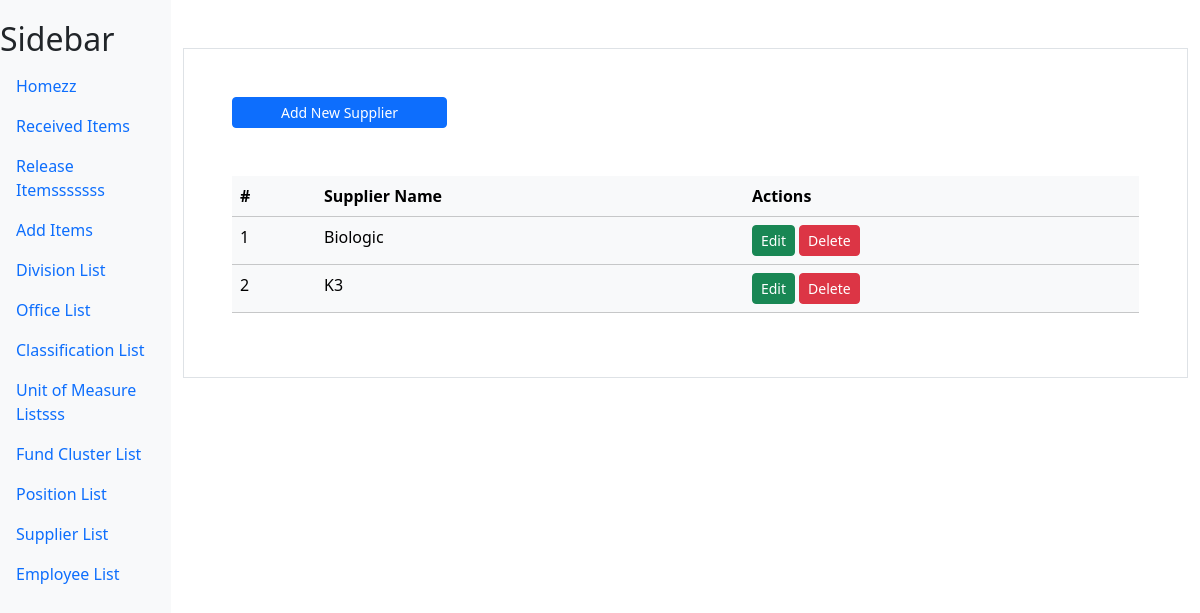
Before: /supplier/ with the older database file.
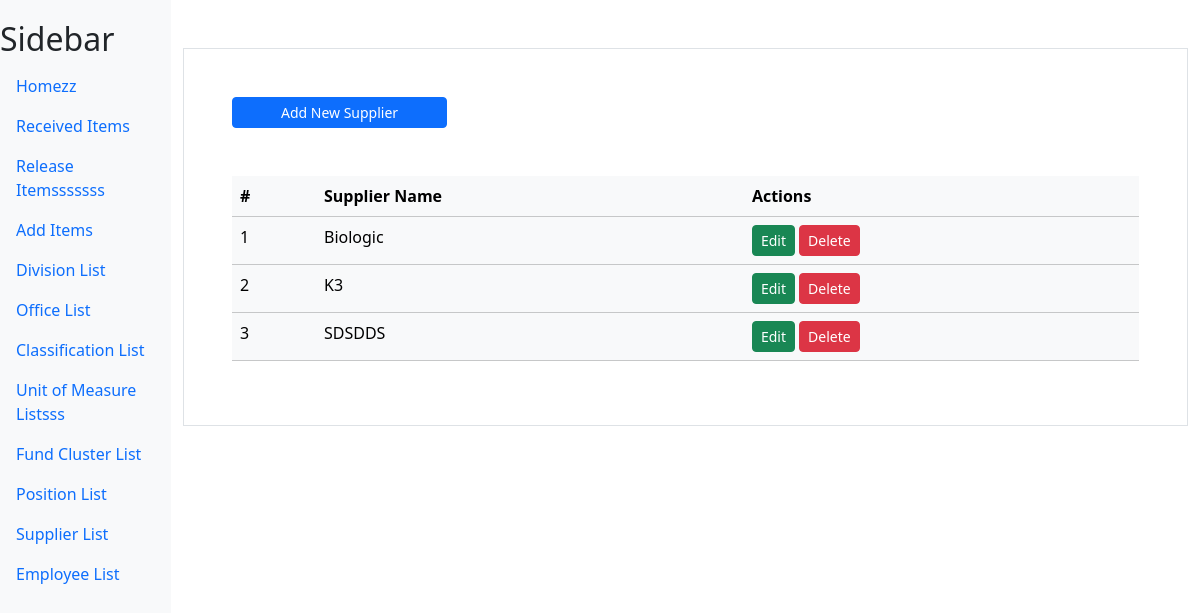
After: the same page with the newer database file.
### myapp/models.py (models this page shows, shortened)
class Supplier(models.Model):
    supplier_name = models.CharField(max_length=100)

### myapp/views.py (the view, shortened to what this page needs)
# urls.py: path('supplier/',views.supplier,name='supplier'),
def supplier(request):
    supplier = Supplier.objects.all()
    context = {"supplier_list":supplier}
    return render(request,'myapp/supplier.html',context)

### myapp/templates/myapp/supplier.html (shortened to what this page needs)
{% extends "myapp/base.html" %}
{% block content %}
<div class="container mt-5 p-5 border">
    <div class="">
        <a href="" class="btn btn-primary px-5 btn-sm" data-bs-toggle="modal" data-bs-target="#addModal">Add New Supplier</a>
    </div>
    <table class="table mt-5 table-light">
        <thead>
          <tr>
            <th scope="col">#</th>
            <th scope="col">Supplier Name</th>
            <th scope="col">Actions</th>
           </tr>
        </thead>
        <tbody>
          {%for supplier in supplier_list%}
          <tr>
            <td>{{forloop.counter}}</td>
            <td>{{supplier.supplier_name}}</td>
            <td>
                <a href="" class="btn btn-success btn-sm" data-bs-toggle="modal" data-bs-target="#updateModal_{{supplier.id}}">Edit</a>
                <a href="" class="btn btn-danger btn-sm" data-bs-toggle="modal" data-bs-target="#deleteModal_{{supplier.id}}">Delete</a>
            </td>
          </tr>
          {%endfor%}
        </tbody>
      </table>
</div>
{% endblock content %}

Changed rows visible on the page:
added Supplier: supplier_name "SDSDDS"
